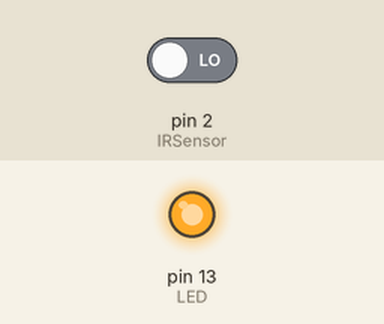
Bench run of a sketch on a simulated Arduino Uno, built with avr-gcc and run on an emulated ATmega328P. Parts: output pins drawn as LEDs (lit = HIGH). The test bench sets the inputs (shaded band); at power-on: pin 2 (IRSensor) LOW. What the sketch prints to the serial monitor is not drawn.

Above: at 1.2 s.
1.3 s: pin 2 (IRSensor) driven HIGH
At 1.8 s:
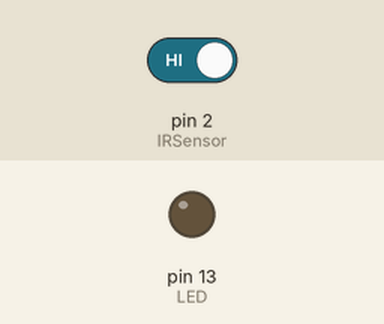
2.8 s: pin 2 (IRSensor) driven LOW
At 4.2 s:
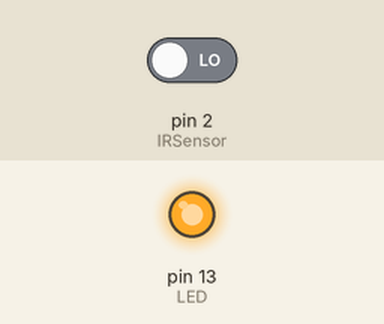
Timing chart, 0 to 5.8 s (numbered marks = the images above; inputs shaded):
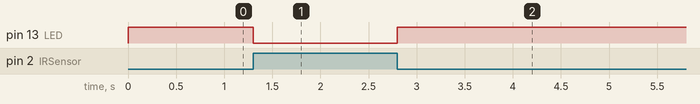

Measured:
- after the input at 1.3 s, pin 13 (LED): HIGH → LOW at once
- after the input at 2.8 s, pin 13 (LED): LOW → HIGH at once

The sketch:

infrarood_test.ino
```cpp
    int IRSensor = 2; // connect ir sensor to arduino pin 2
    int LED = 13; // conect Led to arduino pin 13


    void setup()
    {
      Serial.begin(9600);
      pinMode (IRSensor, INPUT); // sensor pin INPUT
      pinMode (LED, OUTPUT); // Led pin OUTPUT

    }

    void loop()
    {
      int statusSensor = digitalRead (IRSensor);

      if (statusSensor == 1)
      {
        digitalWrite(LED, LOW); // LED LOW
        Serial.print("0");
      }
      else
      {
        digitalWrite(LED, HIGH); // LED High
        Serial.print("1");
      }

    }
```
